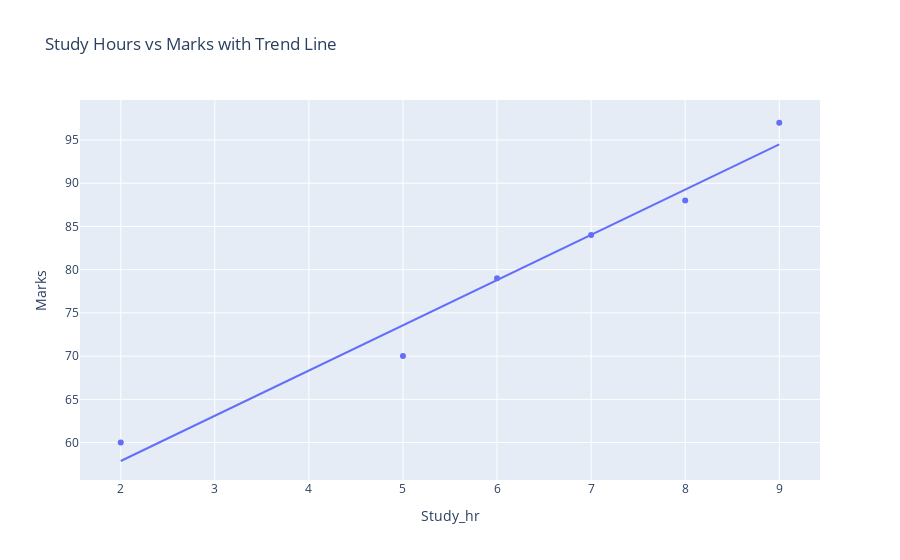

Notebook code cell kept with this figure:
### Code cell
fig = px.scatter(
    df,
    x="Study_hr",
    y="Marks",
    trendline="ols",
    title="Study Hours vs Marks with Trend Line"
)
fig.show()

### Figure 1 — Plotly figure (JSON) as saved in the notebook; plotly's stock layout.template omitted (floating-point values rounded to 4 significant figures)
{"data": [{"hovertemplate": "Study_hr=%{x}<br>Marks=%{y}<extra></extra>", "legendgroup": "", "marker": {"color": "#636efa", "symbol": "circle"}, "mode": "markers", "name": "", "orientation": "v", "showlegend": false, "type": "scatter", "x": [2, 5, 6, 7, 8, 9], "xaxis": "x", "y": [60, 70, 79, 84, 88, 97], "yaxis": "y"}, {"hovertemplate": "<b>OLS trendline</b><br>Marks = 5.23243 * Study_hr + 47.4<br>R<sup>2</sup>=0.971050<br><br>Study_hr=%{x}<br>Marks=%{y} <b>(trend)</b><extra></extra>", "legendgroup": "", "marker": {"color": "#636efa", "symbol": "circle"}, "mode": "lines", "name": "", "showlegend": false, "type": "scatter", "x": [2, 5, 6, 7, 8, 9], "xaxis": "x", "y": [57.86, 73.56, 78.79, 84.03, 89.26, 94.49], "yaxis": "y"}], "layout": {"autosize": true, "legend": {"tracegroupgap": 0}, "title": {"text": "Study Hours vs Marks with Trend Line"}, "xaxis": {"anchor": "y", "autorange": true, "domain": [0, 1], "range": [1.571, 9.429], "title": {"text": "Study_hr"}, "type": "linear"}, "yaxis": {"anchor": "x", "autorange": true, "domain": [0, 1], "range": [55.64, 100.2], "title": {"text": "Marks"}, "type": "linear"}}}
